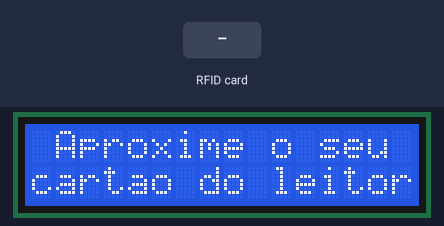
Recording of a sketch running on a simulated Arduino Uno, built with avr-gcc and run on an emulated ATmega328P. Shown: 16×2 character LCD. The test bench sets the inputs (shaded band). What the sketch prints to the serial monitor is not drawn.

Above: at 1.3 s.
1.4 s: RFID card ED 78 03 CA held to the reader
At 2.0 s:
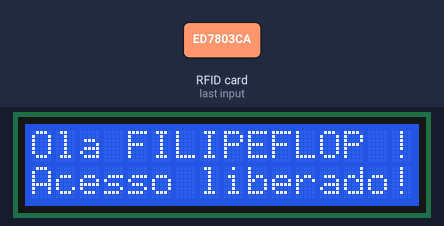
2.9 s: RFID card BD 9B 06 7D held to the reader
At 5.0 s:
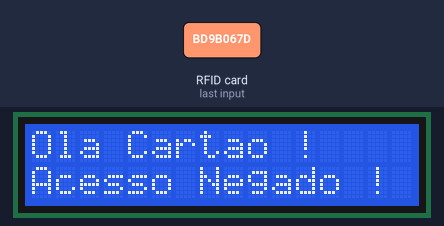
Timing chart, 0 to 6.5 s (numbered marks = the images above; inputs shaded):
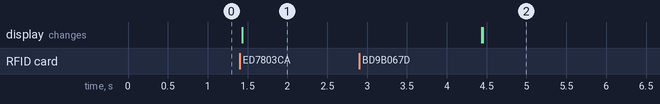

The sketch:

lcdCardServoFFlop.ino
```cpp
//Programa : RFID - Controle de Acesso leitor RFID
//Autor : FILIPEFLOP

#include <SPI.h>
#include <MFRC522.h>
#include <LiquidCrystal.h>

#define SS_PIN 10
#define RST_PIN 9
MFRC522 mfrc522(SS_PIN, RST_PIN);   // Create MFRC522 instance.

LiquidCrystal lcd(6, 7, 5, 4, 3, 2);

char st[20];

void setup()
{
  Serial.begin(9600);   // Inicia a serial
  SPI.begin();      // Inicia  SPI bus
  mfrc522.PCD_Init();   // Inicia MFRC522
  Serial.println("Aproxime o seu cartao do leitor...");
  Serial.println();
  //Define o número de colunas e linhas do LCD:
  lcd.begin(16, 2);
  mensageminicial();
}

void loop()
{
  // Look for new cards
  if ( ! mfrc522.PICC_IsNewCardPresent())
  {
    return;
  }
  // Select one of the cards
  if ( ! mfrc522.PICC_ReadCardSerial())
  {
    return;
  }
  //Mostra UID na serial
  Serial.print("UID da tag :");
  String conteudo= "";
  byte letra;
  for (byte i = 0; i < mfrc522.uid.size; i++)
  {
     Serial.print(mfrc522.uid.uidByte[i] < 0x10 ? " 0" : " ");
     Serial.print(mfrc522.uid.uidByte[i], HEX);
     conteudo.concat(String(mfrc522.uid.uidByte[i] < 0x10 ? " 0" : " "));
     conteudo.concat(String(mfrc522.uid.uidByte[i], HEX));
  }
  Serial.println();
  Serial.print("Mensagem : ");
  conteudo.toUpperCase();
  if (conteudo.substring(1) == "ED 78 03 CA") //UID 1 - Chaveiro
  {
    Serial.println("Ola FILIPEFLOP !");
    Serial.println();
    lcd.clear();
    lcd.setCursor(0,0);
    lcd.print("Ola FILIPEFLOP !");
    lcd.setCursor(0,1);
    lcd.print("Acesso liberado!");
    delay(3000);
    mensageminicial();
  }

  if (conteudo.substring(1) == "BD 9B 06 7D") //UID 2 - Cartao
  {
    Serial.println("Ola Cartao !");
    Serial.println();
    lcd.clear();
    lcd.setCursor(0,0);
    lcd.print("Ola Cartao !");
    lcd.setCursor(0,1);
    lcd.print("Acesso Negado !");
    delay(3000);
    mensageminicial();
  }
}

void mensageminicial()
{
  lcd.clear();
  lcd.print(" Aproxime o seu");
  lcd.setCursor(0,1);
  lcd.print("cartao do leitor");
}
```

Measured:
- after the input at 1.4 s, the display: changes at once (image 1)
- after the input at 2.9 s, the display: first differs from a run without the input after 1.6 s (image 2)
